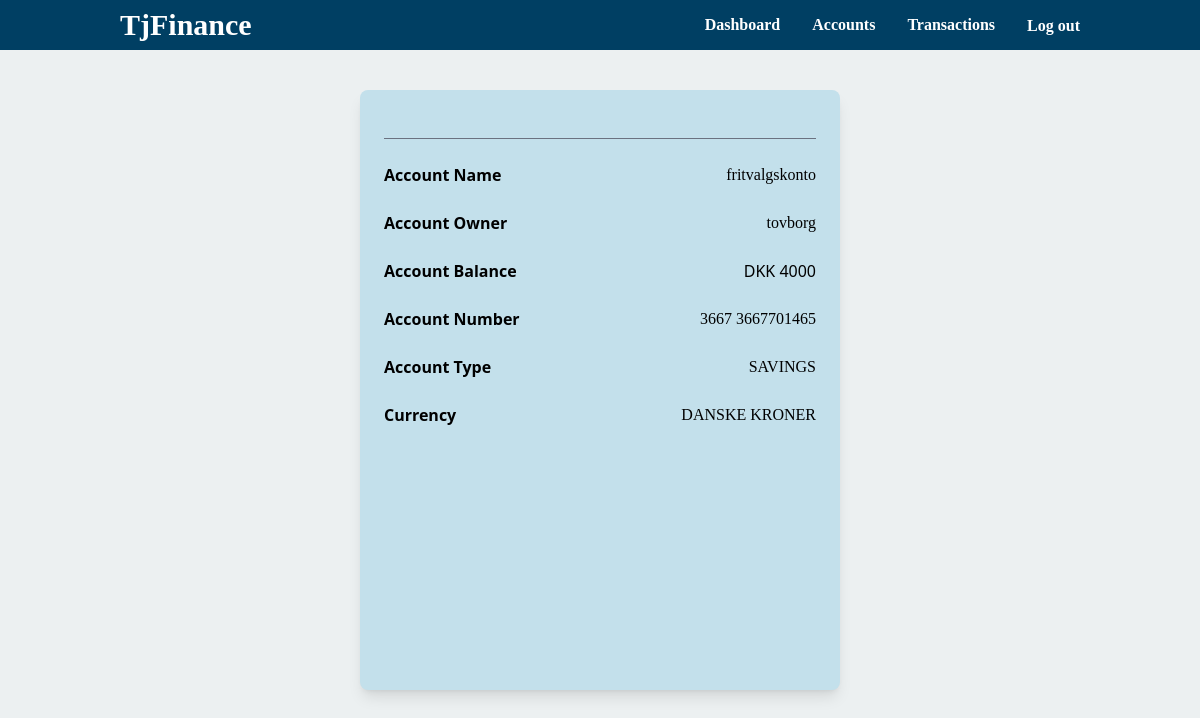
The page /account/info/fritvalgskonto/ (signed in) on the database as committed earlier.
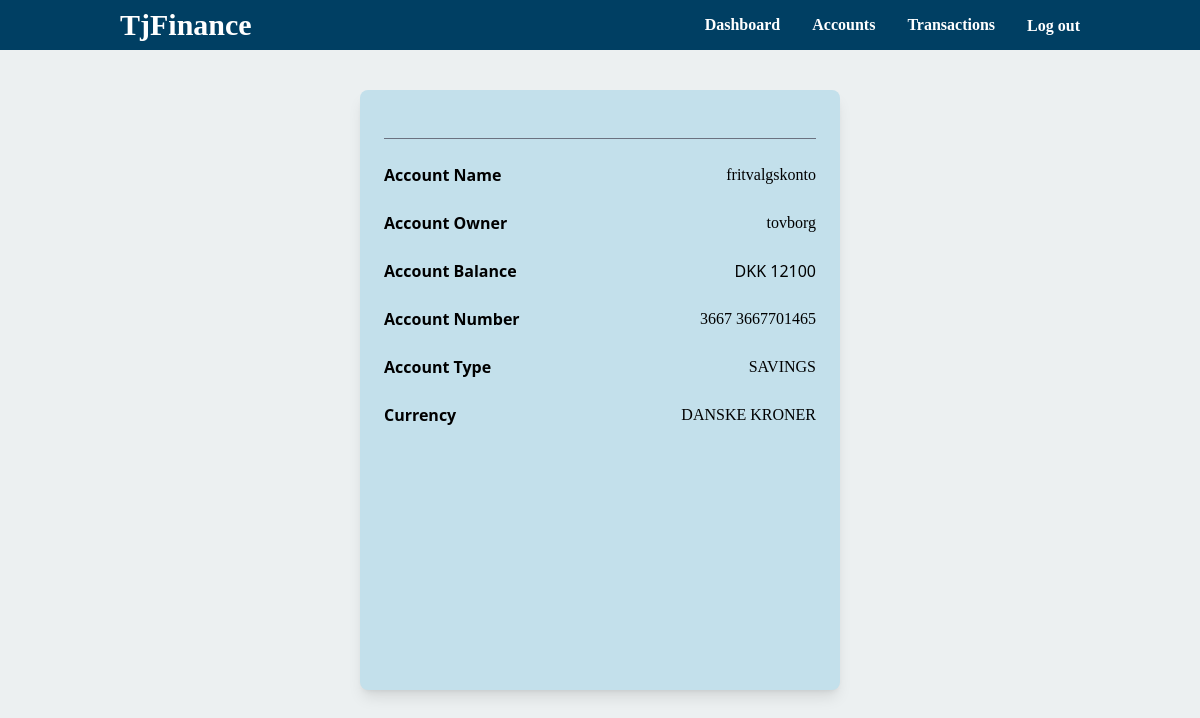
The same page on the database as committed later.
### main/models.py (models this page shows, shortened)
class Account(models.Model):
    ACCOUNT_TYPES = (
        ('savings', 'Savings'),
        ('checking', 'Checking'),
        ('Vacation', 'Vacation'),
        ('Retirement', 'Retirement'),
        ('Other', 'Other')
    )
    user = models.ForeignKey(User, on_delete=models.CASCADE)
    name = models.CharField(max_length=50)
    account_type = models.CharField(max_length=50, choices=ACCOUNT_TYPES)
    balance = models.DecimalField(max_digits=10, decimal_places=0)
    description = models.TextField(blank=True, null=True, max_length=255)
    isFavorite = models.BooleanField(default=False)

### main/views.py (the view)
# urls.py: path('account/info/<str:account_name>/', account_info, name='account_info'),
@login_required
def account_info(request, account_name):
    account = get_object_or_404(Account, name=account_name, user=request.user)
    return render(request, "account/account_info.html", context={"account": account})

### templates/account/account_info.html (shortened to what this page needs)
{% extends 'base.html' %}
{% load static %}
{% block content %}
    <div class="flex justify-center mt-10 mobile-only:h-full mobile-only:mt-0">
        <div class="bg-cards rounded-lg h-[600px] sm:w-[60%] md:w-[60%] lg:w-[40%] mobile-only:h-full mobile-only:w-full shadow-lg p-6">
            <hr class="mt-6 border-gray-500" />
            <div id="account_info" class="mt-6 space-y-6">
                <div class="flex flex-row justify-between">
                    <span class="font-semibold">Account Name</span>
                    <span class="font-dansketext">{{ account.name }}</span>
                </div>
                <div class="flex flex-row justify-between">
                    <span class="font-semibold">Account Owner</span>
                    <span class="font-dansketext">{{ account.user }}</span>
                </div>
                <div class="flex flex-row justify-between">
                    <span class="font-semibold">Account Balance</span>
                    <span>DKK {{ account.balance }}</span>
                </div>
                <div class="flex flex-row justify-between">
                    <span class="font-semibold">Account Number</span>
                    <span class="font-dansketext">3667 3667701465</span>
                </div>
                <div class="flex flex-row justify-between">
                    <span class="font-semibold">Account Type</span>
                    <span class="font-dansketext">{{ account.account_type|upper }}</span>
                </div>
                <div class="flex flex-row justify-between">
                    <span class="font-semibold">Currency</span>
                    <span class="font-dansketext">DANSKE KRONER</span>
                </div>
            </div>
        </div>
    </div>
{% endblock %}

Rows that differ between the two databases and show on the page:
changed Account "fritvalgskonto": balance "4000" → "12100"
